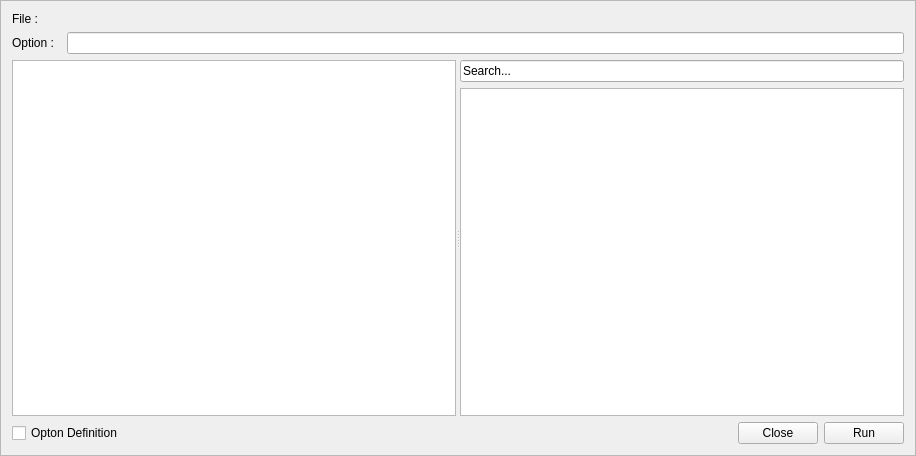
<?xml version="1.0" encoding="UTF-8"?>
<ui version="4.0">
 <class>OptionConfigurator</class>
 <widget class="QFrame" name="OptionConfigurator">
  <property name="geometry">
   <rect>
    <x>0</x>
    <y>0</y>
    <width>916</width>
    <height>456</height>
   </rect>
  </property>
  <property name="sizePolicy">
   <sizepolicy hsizetype="Expanding" vsizetype="Expanding">
    <horstretch>0</horstretch>
    <verstretch>0</verstretch>
   </sizepolicy>
  </property>
  <property name="windowTitle">
   <string>Frame</string>
  </property>
  <property name="frameShape">
   <enum>QFrame::StyledPanel</enum>
  </property>
  <property name="frameShadow">
   <enum>QFrame::Raised</enum>
  </property>
  <layout class="QVBoxLayout" name="verticalLayout">
   <item>
    <widget class="QLabel" name="fileLabel">
     <property name="text">
      <string>File :  </string>
     </property>
    </widget>
   </item>
   <item>
    <layout class="QHBoxLayout" name="horizontalLayout_2">
     <item>
      <widget class="QLabel" name="commandLineLabel">
       <property name="text">
        <string>Option :  </string>
       </property>
      </widget>
     </item>
     <item>
      <widget class="QLineEdit" name="commandLineEdit"/>
     </item>
    </layout>
   </item>
   <item>
    <widget class="QSplitter" name="splitter">
     <property name="sizePolicy">
      <sizepolicy hsizetype="Expanding" vsizetype="Expanding">
       <horstretch>0</horstretch>
       <verstretch>0</verstretch>
      </sizepolicy>
     </property>
     <property name="orientation">
      <enum>Qt::Horizontal</enum>
     </property>
     <widget class="QTableView" name="commandLineTableView"/>
     <widget class="QWidget" name="verticalLayoutWidget">
      <layout class="QVBoxLayout" name="optionDefinition_VLayout">
       <item>
        <widget class="QLineEdit" name="searchLineEdit">
         <property name="text">
          <string>Search...</string>
         </property>
        </widget>
       </item>
       <item>
        <widget class="QTreeView" name="optionDefintionTreeView"/>
       </item>
      </layout>
     </widget>
    </widget>
   </item>
   <item>
    <layout class="QHBoxLayout" name="button_HLayout">
     <item>
      <widget class="QCheckBox" name="showOptionDefintionCheckBox">
       <property name="enabled">
        <bool>true</bool>
       </property>
       <property name="text">
        <string>Opton Definition</string>
       </property>
      </widget>
     </item>
     <item>
      <spacer name="horizontalSpacer">
       <property name="orientation">
        <enum>Qt::Horizontal</enum>
       </property>
       <property name="sizeHint" stdset="0">
        <size>
         <width>40</width>
         <height>20</height>
        </size>
       </property>
      </spacer>
     </item>
     <item>
      <widget class="QPushButton" name="closeViewButton">
       <property name="text">
        <string>Close</string>
       </property>
      </widget>
     </item>
     <item>
      <widget class="QPushButton" name="runButton">
       <property name="text">
        <string>Run</string>
       </property>
      </widget>
     </item>
    </layout>
   </item>
  </layout>
 </widget>
 <resources/>
 <connections/>
</ui>
